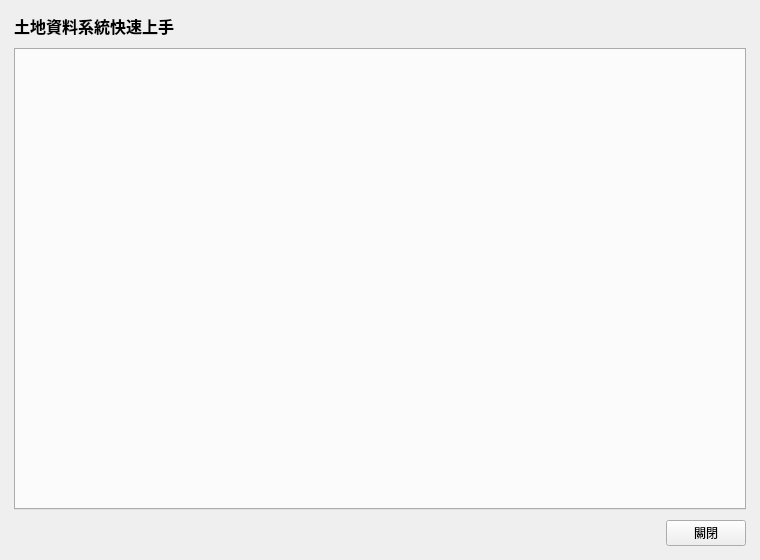
<?xml version="1.0" encoding="UTF-8"?>
<ui version="4.0">
 <class>helpDialogContent</class>
 <widget class="QWidget" name="helpDialogContent">
  <property name="geometry">
   <rect>
    <x>0</x>
    <y>0</y>
    <width>760</width>
    <height>560</height>
   </rect>
  </property>
  <property name="windowTitle">
   <string>使用說明</string>
  </property>
  <property name="dialogSize" stdset="0">
   <size>
    <width>760</width>
    <height>560</height>
   </size>
  </property>
  <layout class="QVBoxLayout" name="helpLayout" stretch="0,1,0">
   <property name="spacing">
    <number>10</number>
   </property>
   <property name="leftMargin">
    <number>14</number>
   </property>
   <property name="topMargin">
    <number>14</number>
   </property>
   <property name="rightMargin">
    <number>14</number>
   </property>
   <property name="bottomMargin">
    <number>14</number>
   </property>
   <item>
    <widget class="QLabel" name="introLabel">
     <property name="styleSheet">
      <string>font-size: 16px; font-weight: 600;</string>
     </property>
     <property name="text">
      <string>土地資料系統快速上手</string>
     </property>
    </widget>
   </item>
   <item>
    <widget class="QTabWidget" name="helpTabs"/>
   </item>
   <item>
    <layout class="QHBoxLayout" name="buttonRow" stretch="1,0">
     <property name="spacing">
      <number>10</number>
     </property>
     <property name="leftMargin">
      <number>0</number>
     </property>
     <property name="topMargin">
      <number>0</number>
     </property>
     <property name="rightMargin">
      <number>0</number>
     </property>
     <property name="bottomMargin">
      <number>0</number>
     </property>
     <item>
      <spacer name="buttonRowSpacer">
       <property name="orientation">
        <enum>Qt::Orientation::Horizontal</enum>
       </property>
       <property name="sizeHint" stdset="0">
        <size>
         <width>0</width>
         <height>0</height>
        </size>
       </property>
      </spacer>
     </item>
     <item>
      <widget class="PushButton" name="closeButton">
       <property name="text">
        <string>關閉</string>
       </property>
      </widget>
     </item>
    </layout>
   </item>
  </layout>
 </widget>
 <customwidgets>
 <customwidget>
  <class>PushButton</class>
  <extends>QPushButton</extends>
  <header>qfluentwidgets</header>
 </customwidget>
 </customwidgets>
 <resources/>
 <connections/>
</ui>
